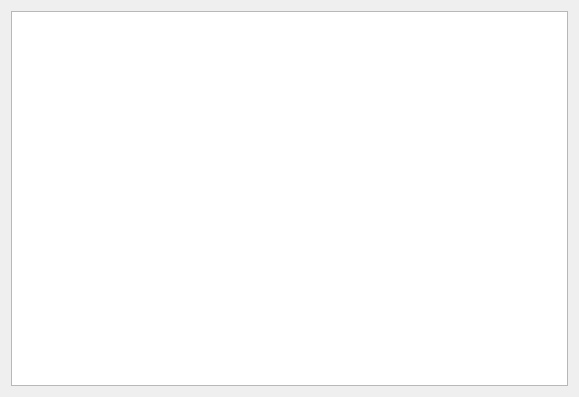
<?xml version="1.0" encoding="UTF-8"?>
<ui version="4.0">
 <class>FormFjongEditor</class>
 <widget class="QWidget" name="FormFjongEditor">
  <property name="geometry">
   <rect>
    <x>0</x>
    <y>0</y>
    <width>579</width>
    <height>397</height>
   </rect>
  </property>
  <property name="windowTitle">
   <string>Form</string>
  </property>
  <layout class="QGridLayout" name="gridLayout">
   <item row="0" column="0">
    <widget class="CodeEditor" name="txtEditor"/>
   </item>
  </layout>
 </widget>
 <customwidgets>
  <customwidget>
   <class>CodeEditor</class>
   <extends>QPlainTextEdit</extends>
   <header>source/documents/codeeditor.h</header>
  </customwidget>
 </customwidgets>
 <resources/>
 <connections/>
</ui>
